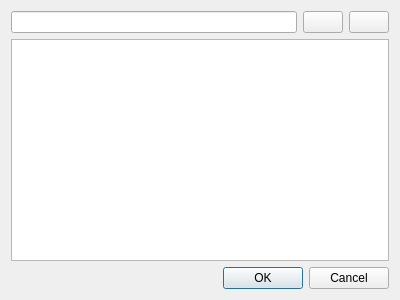
<?xml version="1.0" encoding="UTF-8"?>
<ui version="4.0">
 <class>IndexedFileChooseDialog</class>
 <widget class="QDialog" name="IndexedFileChooseDialog">
  <property name="geometry">
   <rect>
    <x>0</x>
    <y>0</y>
    <width>400</width>
    <height>300</height>
   </rect>
  </property>
  <property name="windowTitle">
   <string>Dialog</string>
  </property>
  <layout class="QVBoxLayout" name="verticalLayout">
   <item>
    <layout class="QHBoxLayout" name="horizontalLayout" stretch="1,0,0">
     <item>
      <widget class="QLineEdit" name="lineEdit"/>
     </item>
     <item>
      <widget class="QPushButton" name="pushButtonClearEdit">
       <property name="maximumSize">
        <size>
         <width>40</width>
         <height>16777215</height>
        </size>
       </property>
       <property name="text">
        <string/>
       </property>
       <property name="icon">
        <iconset resource="../ressources.qrc">
         <normaloff>:/oldIcons/oldIcons/1411738327_cross-24-128.png</normaloff>:/oldIcons/oldIcons/1411738327_cross-24-128.png</iconset>
       </property>
      </widget>
     </item>
     <item>
      <widget class="QPushButton" name="pushButtonOpenFileDialog">
       <property name="maximumSize">
        <size>
         <width>40</width>
         <height>16777215</height>
        </size>
       </property>
       <property name="text">
        <string/>
       </property>
       <property name="icon">
        <iconset resource="../ressources.qrc">
         <normaloff>:/icons/icons/open127.png</normaloff>:/icons/icons/open127.png</iconset>
       </property>
       <property name="iconSize">
        <size>
         <width>24</width>
         <height>24</height>
        </size>
       </property>
      </widget>
     </item>
    </layout>
   </item>
   <item>
    <widget class="QTableWidget" name="tableWidget"/>
   </item>
   <item>
    <widget class="QDialogButtonBox" name="buttonBox">
     <property name="standardButtons">
      <set>QDialogButtonBox::Cancel|QDialogButtonBox::Ok</set>
     </property>
    </widget>
   </item>
  </layout>
 </widget>
 <resources>
  <include location="../ressources.qrc"/>
 </resources>
 <connections>
  <connection>
   <sender>buttonBox</sender>
   <signal>accepted()</signal>
   <receiver>IndexedFileChooseDialog</receiver>
   <slot>accept()</slot>
   <hints>
    <hint type="sourcelabel">
     <x>356</x>
     <y>282</y>
    </hint>
    <hint type="destinationlabel">
     <x>386</x>
     <y>295</y>
    </hint>
   </hints>
  </connection>
  <connection>
   <sender>buttonBox</sender>
   <signal>rejected()</signal>
   <receiver>IndexedFileChooseDialog</receiver>
   <slot>reject()</slot>
   <hints>
    <hint type="sourcelabel">
     <x>281</x>
     <y>279</y>
    </hint>
    <hint type="destinationlabel">
     <x>322</x>
     <y>296</y>
    </hint>
   </hints>
  </connection>
  <connection>
   <sender>pushButtonClearEdit</sender>
   <signal>clicked()</signal>
   <receiver>lineEdit</receiver>
   <slot>clear()</slot>
   <hints>
    <hint type="sourcelabel">
     <x>309</x>
     <y>29</y>
    </hint>
    <hint type="destinationlabel">
     <x>272</x>
     <y>26</y>
    </hint>
   </hints>
  </connection>
 </connections>
</ui>
